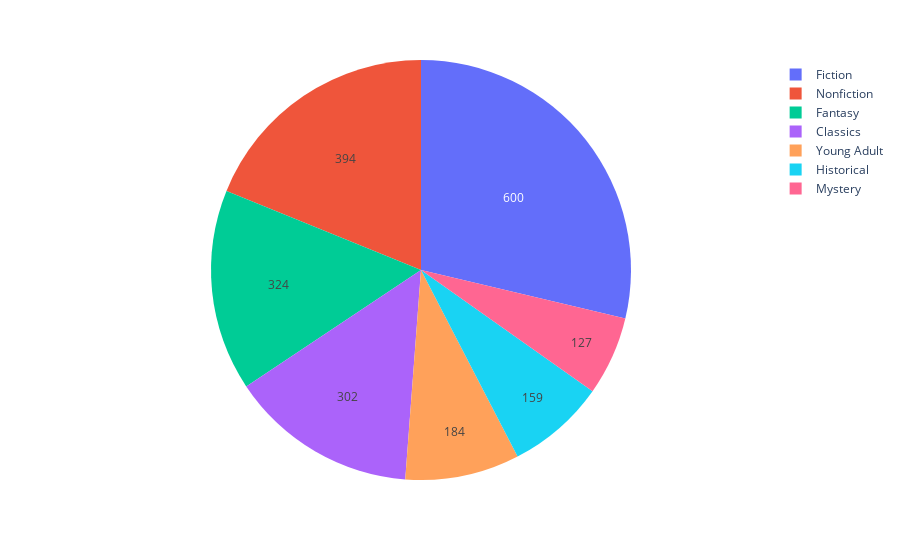

The code cell stored with this chart in its notebook:
### Code cell
fig = px.pie(df, values=df['Genre'].value_counts().values, names=df['Genre'].value_counts().index)
fig.update_traces(hoverinfo='label+percent', textinfo='value')

### Figure 1 — Plotly figure (JSON) as saved in the notebook; plotly's stock layout.template omitted (floating-point values rounded to 4 significant figures)
{"data": [{"domain": {"x": [0, 1], "y": [0, 1]}, "hoverinfo": "label+percent", "hovertemplate": "label=%{label}<br>value=%{value}<extra></extra>", "labels": ["Fiction", "Nonfiction", "Fantasy", "Classics", "Young Adult", "Historical", "Mystery"], "legendgroup": "", "name": "", "showlegend": true, "textinfo": "value", "type": "pie", "values": [600, 394, 324, 302, 184, 159, 127]}], "layout": {"legend": {"tracegroupgap": 0}, "margin": {"t": 60}}}
